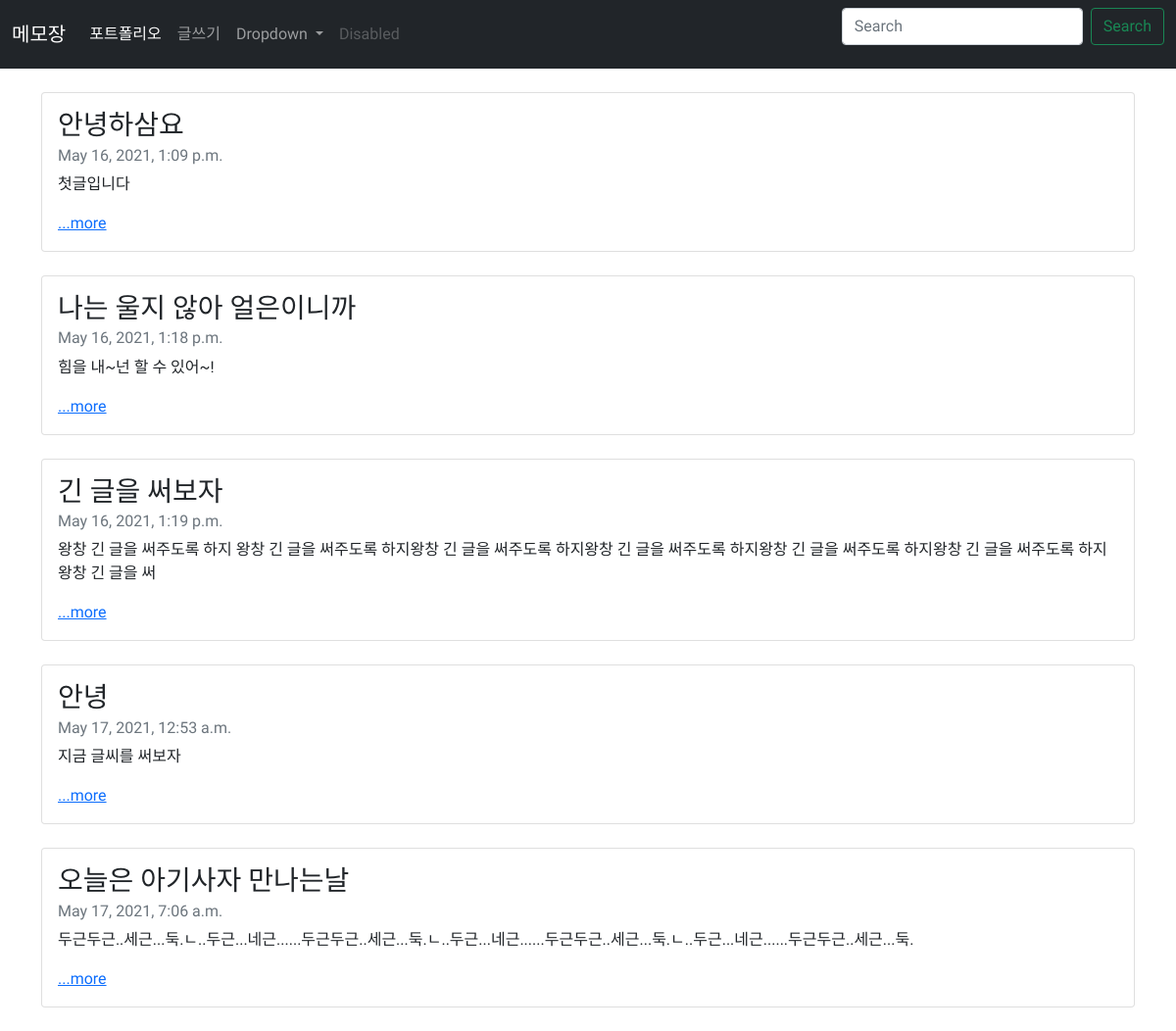
The page / on the database its author committed.
### blogapp/models.py (models this page shows, shortened)
class Blog(models.Model):
    title = models.CharField(max_length=200)
    pub_date = models.DateTimeField('date published')
    body = models.TextField()
    def summary(self):
        return self.body[:100]

### blogapp/views.py (the view)
# urls.py: path('', blogapp.views.home, name="home"),
def home(request):
    blogs = Blog.objects #쿼리셋
    return render(request, 'home.html', {'blogs':blogs})

### blogapp/templates/home.html (shortened to what this page needs)
{% extends 'base.html' %}
{% block contents %}
    <br>
    {% for blog in blogs.all %}
    <div class="container">
        <div class="card">
            <div class="card-body">
                <h3 class="card-title">{{blog.title}}</h3>
                <h6 class="card-subtitle mb-2 text-muted">{{blog.pub_date}}</h6>
                <p class="card-text">{{blog.summary}}</p>
                <a href="{% url 'detail' blog.id %}" class="card-link">...more</a>
            </div>
        </div><br>
    </div>
    {% endfor %}
{% endblock %}

### blogproject/templates/base.html (style rules this page uses)
body, h1, h2, h3, h4, h5, h6, p, span { font-family: 'Nanum Myeongjo', serif; }

### rows shown on the page
Blog: title "안녕하삼요", pub_date "May 16, 2021, 1:09 p.m.", summary "첫글입니다"
Blog: title "나는 울지 않아 얼은이니까", pub_date "May 16, 2021, 1:18 p.m.", summary "힘을 내~넌 할 수 있어~!"
Blog: title "긴 글을 써보자", pub_date "May 16, 2021, 1:19 p.m.", summary "왕창 긴 글을 써주도록 하지 왕창 긴 글을 써주도록 하지왕창 긴 글을 써주도록 하지왕창 긴 글을 써주도록 하지왕창 긴 글을 써주도록 하지왕창 긴 글을 써주도록 하지왕창 긴 글을 써"
Blog: title "안녕", pub_date "May 17, 2021, 12:53 a.m.", summary "지금 글씨를 써보자"
Blog: title "오늘은 아기사자 만나는날", pub_date "May 17, 2021, 7:06 a.m.", summary "두근두근..세근...둑.ㄴ..두근...네근......두근두근..세근...둑.ㄴ..두근...네근......두근두근..세근...둑.ㄴ..두근...네근......두근두근..세근...둑."
